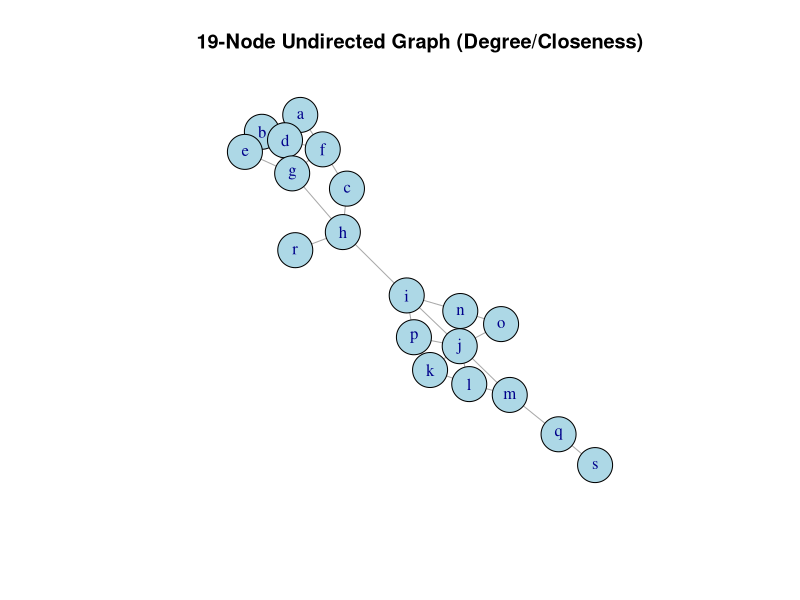

This figure's R source:
    require(ggraph)
    require(tidygraph)
    require(igraph)

# Define the edges based on the adjacency matrix in the slides
edges_19 <- c(
  "a","b", "a","d", "a","f",
  "b","d", "b","e", "b","g",
  "c","f", "c","h",
  "d","e", "d","f", "d","g",
  "e","g",
  "f","g",
  "g","h",
  "h","i", "h","r",
  "i","j", "i","n", "i","p",
  "j","k", "j","l", "j","m", "j","n", "j","o", "j","p",
  "k","l", "k","p",
  "l","m",
  "m","q",
  "n","o",
  "q","s"
)

# Create and plot the graph
g19 <- make_graph(edges_19, directed = FALSE)
plot(g19, main="19-Node Undirected Graph (Degree/Closeness)", 
     vertex.color="lightblue", vertex.size=20)

d <- degree(g19)
d <- d[order(names(d))]
d

g <- distances(g19)["i", ]
g <- g[order(names(g))]
g

c <- round(closeness(g19, normalize = TRUE), 2)
c <- c[order(names(c))]
c

b <- round(betweenness(g19), 2)
b <- b[order(names(b))]
b

all_shortest_paths(g19, "h", "a")
